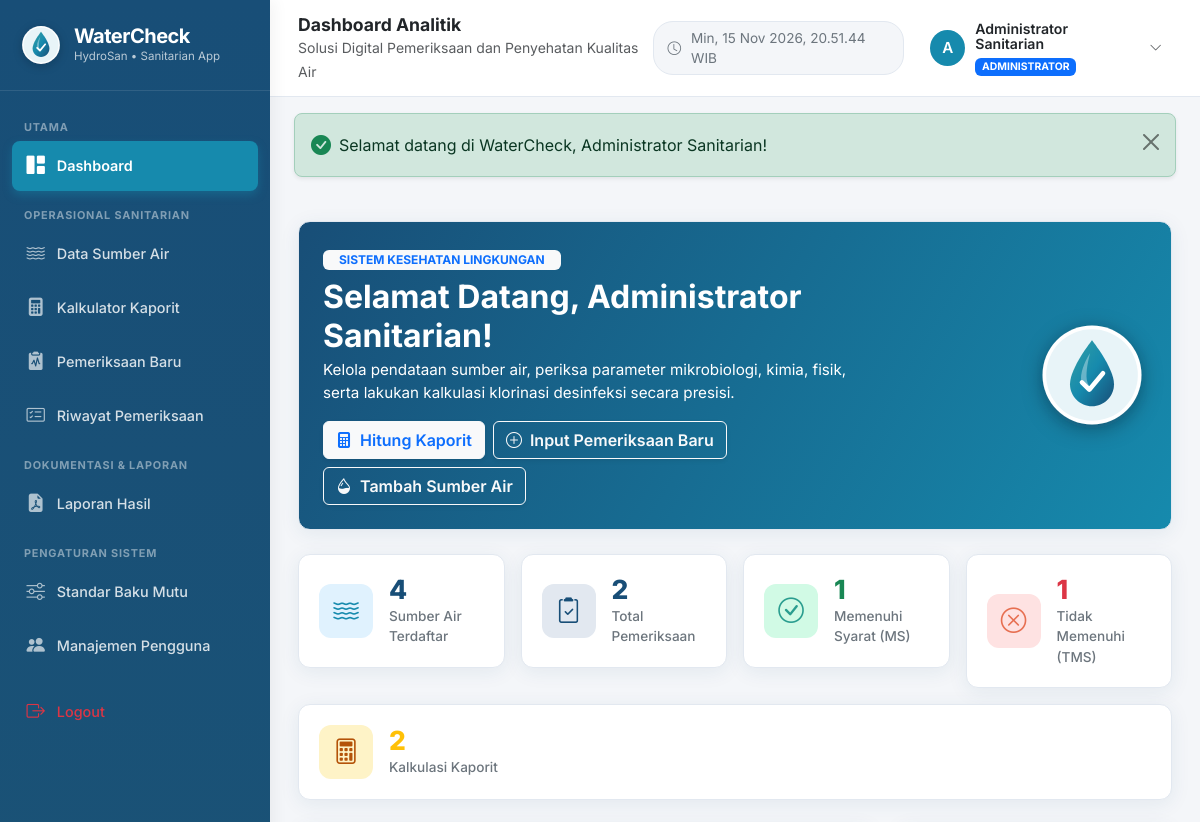
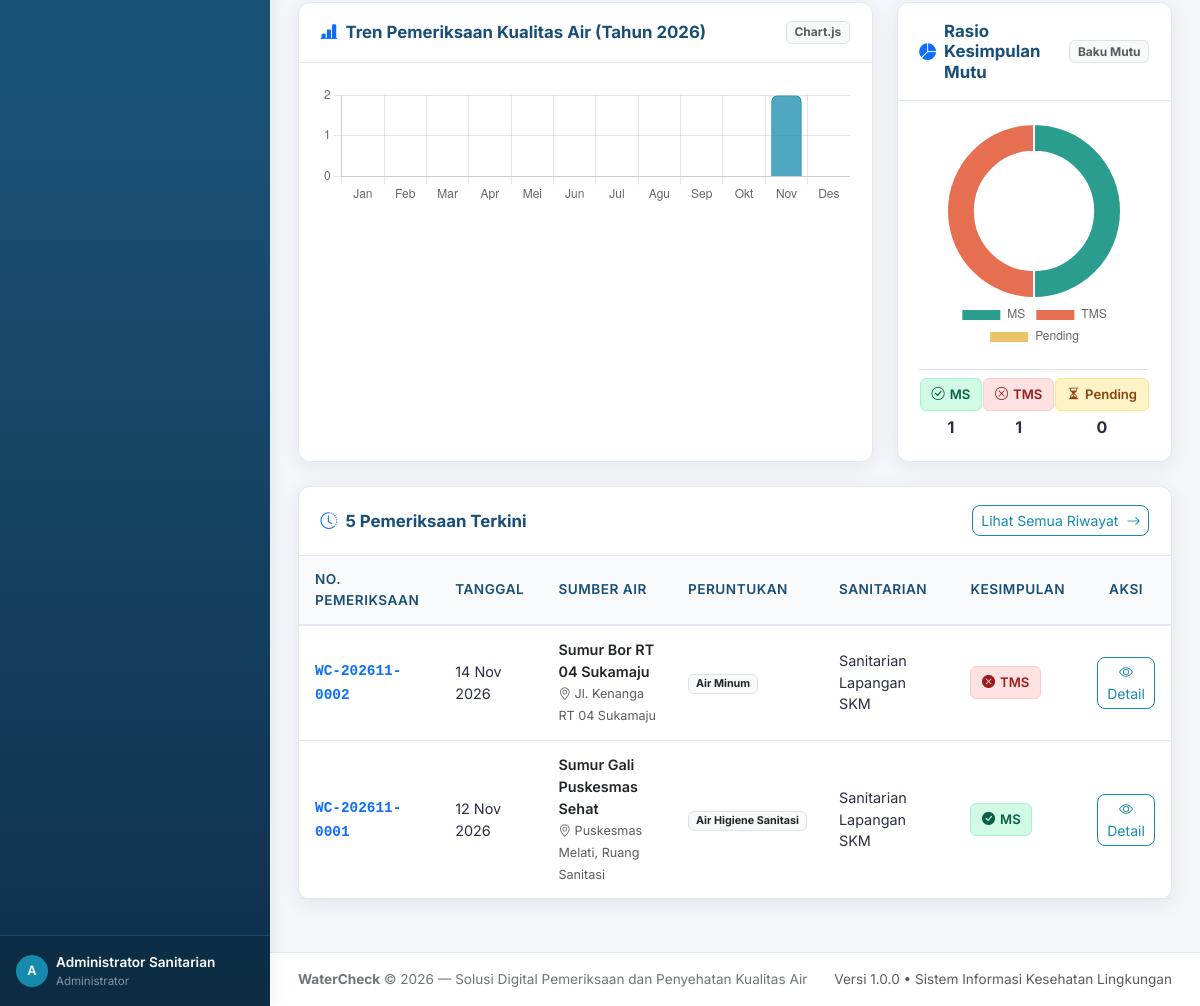
/dashboard.php (signed in), run on the app's committed database (2 pictures, top to bottom).
### tables this page shows
CREATE TABLE `pemeriksaan` (
  `id` INT AUTO_INCREMENT PRIMARY KEY,
  `nomor_pemeriksaan` VARCHAR(50) NOT NULL UNIQUE,
  `sumber_air_id` INT NULL,
  `user_id` INT NULL,
  `tanggal_pemeriksaan` DATE NOT NULL,
  `jenis_air` ENUM('Air Minum', 'Air Higiene Sanitasi') NOT NULL,
  `lokasi` TEXT NOT NULL,
  `kesimpulan` ENUM('Memenuhi Syarat (MS)', 'Tidak Memenuhi Syarat (TMS)', 'Belum Dapat Disimpulkan') NOT NULL DEFAULT 'Belum Dapat Disimpulkan',
  `catatan` TEXT NULL,
  `created_at` TIMESTAMP DEFAULT CURRENT_TIMESTAMP,
  `updated_at` TIMESTAMP DEFAULT CURRENT_TIMESTAMP ON UPDATE CURRENT_TIMESTAMP,
  INDEX `idx_pemeriksaan_nomor` (`nomor_pemeriksaan`),
  INDEX `idx_pemeriksaan_tanggal` (`tanggal_pemeriksaan`),
  INDEX `idx_pemeriksaan_kesimpulan` (`kesimpulan`),
  CONSTRAINT `fk_pemeriksaan_sumber` FOREIGN KEY (`sumber_air_id`) REFERENCES `sumber_air` (`id`) ON DELETE SET NULL,
  CONSTRAINT `fk_pemeriksaan_user` FOREIGN KEY (`user_id`) REFERENCES `users` (`id`) ON DELETE SET NULL
);

CREATE TABLE `sumber_air` (
  `id` INT AUTO_INCREMENT PRIMARY KEY,
  `nama_sumber` VARCHAR(150) NOT NULL,
  `jenis_sumber` VARCHAR(50) NOT NULL,
  `pemilik` VARCHAR(150) NOT NULL,
  `lokasi` TEXT NOT NULL,
  `volume` DECIMAL(12,2) NOT NULL DEFAULT 0.00,
  `keterangan` TEXT NULL,
  `created_at` TIMESTAMP DEFAULT CURRENT_TIMESTAMP,
  `updated_at` TIMESTAMP DEFAULT CURRENT_TIMESTAMP ON UPDATE CURRENT_TIMESTAMP,
  INDEX `idx_sumber_nama` (`nama_sumber`),
  INDEX `idx_sumber_jenis` (`jenis_sumber`)
);

CREATE TABLE `users` (
  `id` INT AUTO_INCREMENT PRIMARY KEY,
  `nama` VARCHAR(100) NOT NULL,
  `username` VARCHAR(50) NOT NULL UNIQUE,
  `password` VARCHAR(255) NOT NULL,
  `role` ENUM('admin', 'petugas') NOT NULL DEFAULT 'petugas',
  `created_at` TIMESTAMP DEFAULT CURRENT_TIMESTAMP,
  `updated_at` TIMESTAMP DEFAULT CURRENT_TIMESTAMP ON UPDATE CURRENT_TIMESTAMP,
  INDEX `idx_users_username` (`username`),
  INDEX `idx_users_role` (`role`)
);

### dashboard.php (the view, shortened to what the rows shown need)
<?php
require_once __DIR__ . '/includes/header.php';
require_once __DIR__ . '/includes/sidebar.php';
require_once __DIR__ . '/includes/navbar.php';
try {
    $stmt = $pdo->query("SELECT COUNT(*) FROM pemeriksaan");
    $totalPemeriksaan = (int)$stmt->fetchColumn();
    $stmt = $pdo->query("SELECT COUNT(*) FROM pemeriksaan WHERE kesimpulan = 'Memenuhi Syarat (MS)'");
    $totalMS = (int)$stmt->fetchColumn();
    $stmt = $pdo->query("SELECT COUNT(*) FROM pemeriksaan WHERE kesimpulan = 'Tidak Memenuhi Syarat (TMS)'");
    $totalTMS = (int)$stmt->fetchColumn();
    $stmt = $pdo->query("SELECT COUNT(*) FROM pemeriksaan WHERE kesimpulan = 'Belum Dapat Disimpulkan'");
    $totalPending = (int)$stmt->fetchColumn();
    $stmt = $pdo->query("
        SELECT p.*, s.nama_sumber, u.nama AS nama_petugas
        FROM pemeriksaan p
        LEFT JOIN sumber_air s ON p.sumber_air_id = s.id
        LEFT JOIN users u ON p.user_id = u.id
        ORDER BY p.tanggal_pemeriksaan DESC, p.id DESC
        LIMIT 5
    ");
    $recentPemeriksaan = $stmt->fetchAll();
    $currentYear = date('Y');
    $stmt = $pdo->prepare("
        SELECT MONTH(tanggal_pemeriksaan) AS bulan, COUNT(*) AS jumlah
        FROM pemeriksaan
        WHERE YEAR(tanggal_pemeriksaan) = :tahun
        GROUP BY MONTH(tanggal_pemeriksaan)
    ");
    $stmt->execute([':tahun' => $currentYear]);
    $monthlyDataRaw = $stmt->fetchAll(PDO::FETCH_KEY_PAIR);
    $monthlyLabels = ['Jan', 'Feb', 'Mar', 'Apr', 'Mei', 'Jun', 'Jul', 'Agu', 'Sep', 'Okt', 'Nov', 'Des'];
    $monthlyCounts = [];
    for ($m = 1; $m <= 12; $m++) {
        $monthlyCounts[] = $monthlyDataRaw[$m] ?? 0;
    }
} catch (PDOException $e) {
    echo "<div class='alert alert-danger'>Terjadi galat pengambilan data statistik: " . htmlspecialchars($e->getMessage()) . "</div>";
    $totalSumberAir = $totalPemeriksaan = $totalMS = $totalTMS = $totalPending = $totalKalkulasi = 0;
    $recentPemeriksaan = [];
    $monthlyCounts = array_fill(0, 12, 0);
}
?>
<div class="card-wc mb-4 p-4" style="background: linear-gradient(120deg, #184e77 0%, #168aad 100%); color: #fff;">
    <div class="row align-items-center">
        <div class="col-lg-8">
            <h2 class="fw-bold mb-1">Selamat Datang, <?= htmlspecialchars($currentUser['nama']); ?>!</h2>
        </div>
    </div>
</div>
<div class="card-wc">
    <div class="table-responsive">
        <table class="table-wc">
            <thead>
                <tr>
                    <th>No. Pemeriksaan</th>
                    <th>Tanggal</th>
                    <th>Sumber Air</th>
                    <th>Peruntukan</th>
                    <th>Sanitarian</th>
                    <th>Kesimpulan</th>
                    <th class="text-center">Aksi</th>
                </tr>
            </thead>
            <tbody>
                <?php if (empty($recentPemeriksaan)): ?>
                    <tr>
                        <td colspan="7" class="text-center py-4 text-muted">
                            <i class="bi bi-inbox fs-2 d-block text-secondary opacity-50 mb-1"></i>
                            Belum ada riwayat pemeriksaan yang tercatat di database.
                        </td>
                    </tr>
                <?php else: ?>
                    <?php foreach ($recentPemeriksaan as $row): ?>
                        <tr>
                            <td>
                                <strong class="text-primary font-monospace"><?= htmlspecialchars($row['nomor_pemeriksaan']); ?></strong>
                            </td>
                            <td><?= formatTanggal($row['tanggal_pemeriksaan'], 'pendek'); ?></td>
                            <td>
                                <div class="fw-semibold text-dark"><?= htmlspecialchars($row['nama_sumber'] ?? 'Sumber Dihapus / Mandiri'); ?></div>
                                <small class="text-muted"><i class="bi bi-geo-alt"></i> <?= htmlspecialchars(mb_strimwidth($row['lokasi'], 0, 35, '...')); ?></small>
                            </td>
                            <td>
                                <span class="badge bg-light text-dark border">
                                    <?= htmlspecialchars($row['jenis_air']); ?>
                                </span>
                            </td>
                            <td><?= htmlspecialchars($row['nama_petugas'] ?? 'Petugas'); ?></td>
                            <td>
                                <?php if ($row['kesimpulan'] === 'Memenuhi Syarat (MS)'): ?>
                                    <span class="badge-status badge-ms">
                                        <i class="bi bi-check-circle-fill"></i> MS
                                    </span>
                                <?php elseif ($row['kesimpulan'] === 'Tidak Memenuhi Syarat (TMS)'): ?>
                                    <span class="badge-status badge-tms">
                                        <i class="bi bi-x-circle-fill"></i> TMS
                                    </span>
                                <?php else: ?>
                                    <span class="badge-status badge-pending">
                                        <i class="bi bi-hourglass-split"></i> Pending
                                    </span>
                                <?php endif; ?>
                            </td>
                            <td class="text-center">
                                <a href="<?= BASE_URL; ?>pages/pemeriksaan/detail.php?id=<?= $row['id']; ?>" class="btn btn-sm btn-outline-primary py-1 px-2" title="Lihat Detail">
                                    <i class="bi bi-eye"></i> Detail
                                </a>
                            </td>
                        </tr>
                    <?php endforeach; ?>
                <?php endif; ?>
            </tbody>
        </table>
    </div>
</div>
<?php
$extraJs = "
<script>
document.addEventListener('DOMContentLoaded', function () {
    // 1. Bar Chart Bulanan
    const ctxMonthly = document.getElementById('monthlyChart');
    if (ctxMonthly) {
        new Chart(ctxMonthly, {
            type: 'bar',
            data: {
                labels: " . json_encode($monthlyLabels) . ",
                datasets: [{
                    label: 'Pemeriksaan Selesai',
                    data: " . json_encode($monthlyCounts) . ",
                    backgroundColor: 'rgba(22, 138, 173, 0.75)',
                    borderColor: '#168aad',
                    borderWidth: 1.5,
                    borderRadius: 6,
                    hoverBackgroundColor: '#184e77'
                }]
            },
            options: {
                responsive: true,
                maintainAspectRatio: false,
                plugins: {
                    legend: { display: false }
                },
                scales: {
                    y: {
                        beginAtZero: true,
                        ticks: { stepSize: 1 }
                    }
                }
            }
        });
    }
    // 2. Doughnut Chart Rasio Kesimpulan
    const ctxRatio = document.getElementById('ratioChart');
    if (ctxRatio && " . ($totalPemeriksaan > 0 ? "true" : "false") . ") {
        new Chart(ctxRatio, {
            type: 'doughnut',
            data: {
                labels: ['MS', 'TMS', 'Pending'],
                datasets: [{
                    data: [{$totalMS}, {$totalTMS}, {$totalPending}],
                    backgroundColor: ['#2a9d8f', '#e76f51', '#e9c46a'],
                    hoverOffset: 4,
                    borderWidth: 2,
                    borderColor: '#ffffff'
                }]
            },
            options: {
                responsive: true,
                maintainAspectRatio: true,
                plugins: {
                    legend: { position: 'bottom' }
                },
                cutout: '68%'
            }
        });
    }
});
</script>
";
require_once __DIR__ . '/includes/footer.php';
?>

### data on the page
pemeriksaan: nomor_pemeriksaan "WC-202611-0002", tanggal_pemeriksaan "14 Nov 2026", sumber_air.nama_sumber "Sumur Bor RT 04 Sukamaju", lokasi "Jl. Kenanga RT 04 Sukamaju", jenis_air "Air Minum", user.nama "Sanitarian Lapangan SKM", shows "TMS"
pemeriksaan: nomor_pemeriksaan "WC-202611-0001", tanggal_pemeriksaan "12 Nov 2026", sumber_air.nama_sumber "Sumur Gali Puskesmas Sehat", lokasi "Puskesmas Melati, Ruang Sanitasi", jenis_air "Air Higiene Sanitasi", user.nama "Sanitarian Lapangan SKM", shows "MS"

### other printed values
APP_NAME "WaterCheck"
APP_ALT_NAME "HydroSan"
substr($currentUser['nama'] ?? 'U', 0, 1) "A"
$currentUser['nama'] "Administrator Sanitarian"
$pageTitle "Dashboard Analitik"
APP_TAGLINE "Solusi Digital Pemeriksaan dan Penyehatan Kualitas Air"
$flash['message'] "Selamat datang di WaterCheck, Administrator Sanitarian!"
$totalSumberAir "4"
$totalPemeriksaan "2"
$totalMS "1"
$totalTMS "1"
$totalKalkulasi "2"
$totalPending "0"
APP_VERSION "1.0.0"
chart data {{ json_encode($monthlyLabels) }} ["Jan","Feb","Mar","Apr","Mei","Jun","Jul","Agu","Sep","Okt","Nov","Des"]
